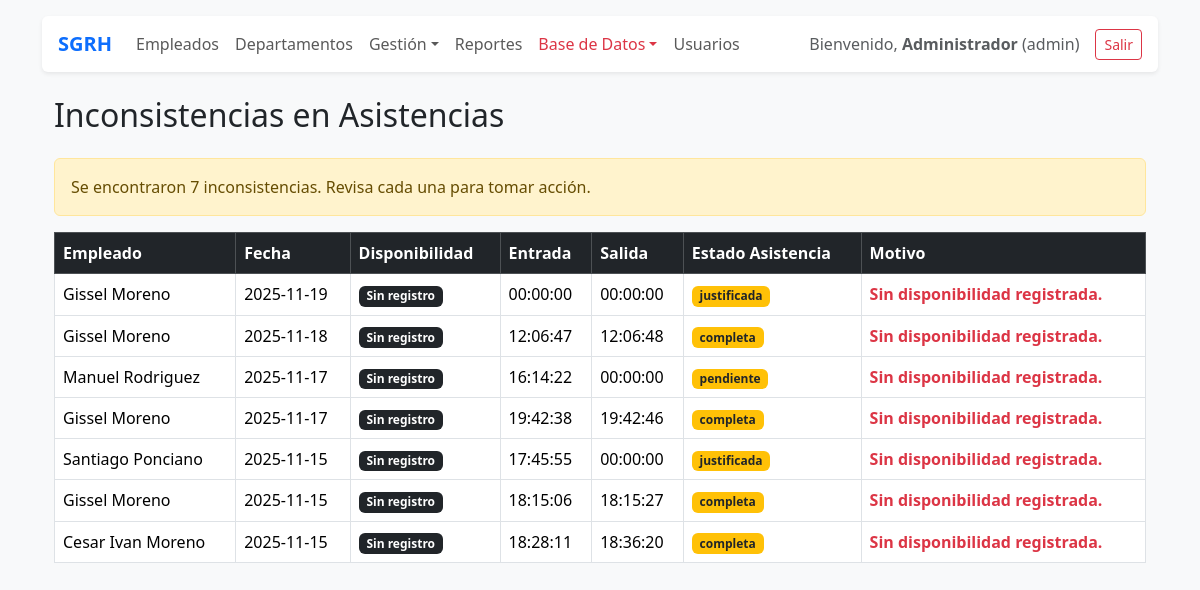
Page /public/?route=asistencias_inconsistencias (signed in) on the earlier database version.
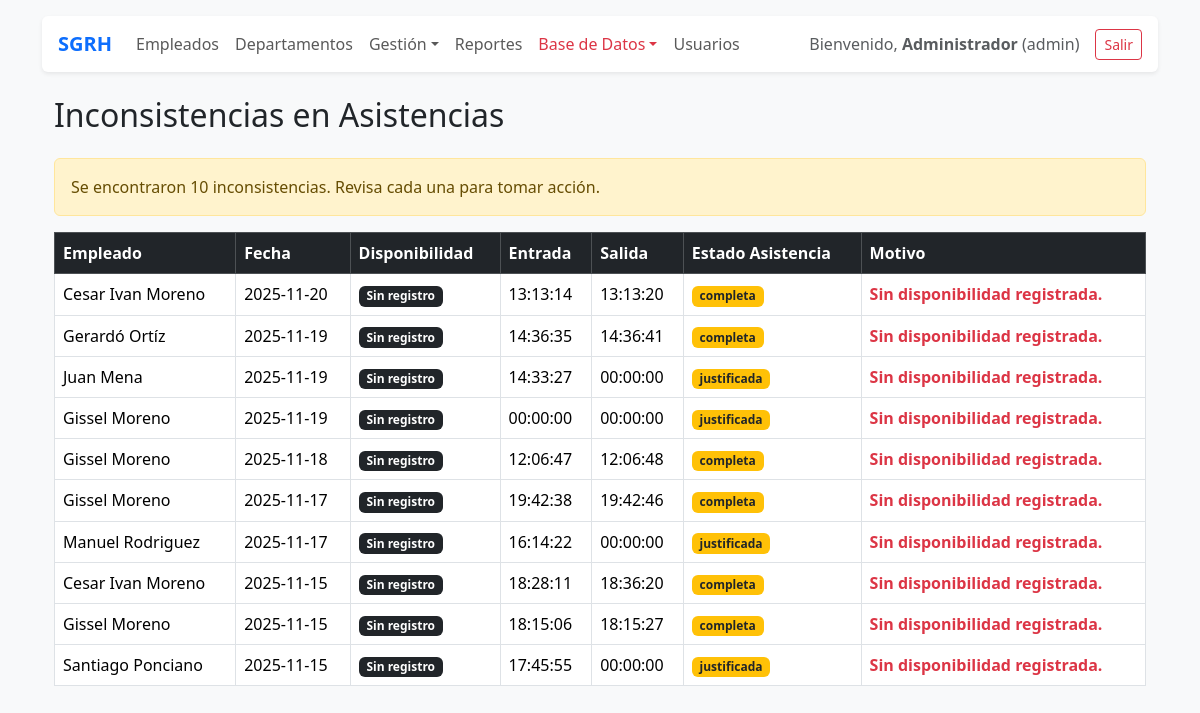
Same page on the later database version.
### tables this page shows
CREATE TABLE `asistencias` (
  `id` int(11) NOT NULL AUTO_INCREMENT,
  `empleado_id` int(11) NOT NULL,
  `fecha` date NOT NULL,
  `hora_entrada` time DEFAULT NULL,
  `hora_salida` time DEFAULT NULL,
  `estado` enum('pendiente','completa','justificada') DEFAULT 'pendiente',
  `created_at` timestamp NOT NULL DEFAULT current_timestamp(),
  `updated_at` timestamp NOT NULL DEFAULT current_timestamp() ON UPDATE current_timestamp(),
  PRIMARY KEY (`id`),
  UNIQUE KEY `uq_asistencia_fecha` (`empleado_id`,`fecha`),
  CONSTRAINT `fk_asistencia_empleado` FOREIGN KEY (`empleado_id`) REFERENCES `empleados` (`id`) ON DELETE CASCADE ON UPDATE CASCADE
);

CREATE TABLE `empleados` (
  `id` int(11) NOT NULL AUTO_INCREMENT,
  `user_id` int(11) NOT NULL,
  `nombre` varchar(100) NOT NULL,
  `apellidos` varchar(150) NOT NULL,
  `genero` enum('masculino','femenino','otro') NOT NULL,
  `correo` varchar(150) NOT NULL,
  `curp` char(18) NOT NULL,
  `puesto` varchar(100) DEFAULT NULL,
  `departamento_id` int(11) NOT NULL,
  `estado` enum('activo','baja') NOT NULL DEFAULT 'activo',
  `created_at` timestamp NOT NULL DEFAULT current_timestamp(),
  `updated_at` timestamp NOT NULL DEFAULT current_timestamp() ON UPDATE current_timestamp(),
  PRIMARY KEY (`id`),
  UNIQUE KEY `correo` (`correo`),
  UNIQUE KEY `curp` (`curp`),
  KEY `fk_empleado_departamento` (`departamento_id`),
  CONSTRAINT `fk_empleado_departamento` FOREIGN KEY (`departamento_id`) REFERENCES `departamentos` (`id`) ON UPDATE CASCADE
);

### app/core/Controller.php (called while the page is built, shortened)
<?php
class Controller {
    protected function view(string $template, array $data = []) {
        extract($data);
        $viewPath = __DIR__ . '/../views/' . $template . '.php';
        include __DIR__ . '/../views/layout/header.php';
        include __DIR__ . '/../views/layout/nav.php';
        include $viewPath;
        include __DIR__ . '/../views/layout/footer.php';
    }
}

### app/controllers/AsistenciaController.php (called while the page is built, shortened)
<?php
class AsistenciaController extends Controller {
    public function inconsistencias() {
        $db = Database::getInstance();
        $sql = "
            SELECT
                a.*,
                e.nombre,
                e.apellidos,
                d.estado AS disponibilidad
            FROM asistencias a
            LEFT JOIN empleados e ON e.id = a.empleado_id
            LEFT JOIN disponibilidades d
                ON d.empleado_id = a.empleado_id
                AND d.fecha = a.fecha
            ORDER BY a.fecha DESC
        ";
        $rows = $db->query($sql)->fetchAll();
        $inconsistencias = [];
        foreach ($rows as $r) {
            if ($r['disponibilidad'] === null) {
                $r['motivo'] = "Sin disponibilidad registrada.";
                $inconsistencias[] = $r;
                continue;
            }
        }
        $this->view('asistencia/inconsistencias', compact('inconsistencias'));
    }
}

### app/views/asistencia/inconsistencias.php (the view)
<?php require_once __DIR__ . '/../layout/header.php'; ?>
<?php require_once __DIR__ . '/../layout/nav.php'; ?>
<div class="container mt-4">
    <h2 class="mb-4">Inconsistencias en Asistencias</h2>
    <?php if (empty($inconsistencias)): ?>
        <div class="alert alert-success">
            No se encontraron inconsistencias. Todo está en orden 👌
        </div>
    <?php else: ?>
    <div class="alert alert-warning">
        Se encontraron <?= count($inconsistencias) ?> inconsistencias.
        Revisa cada una para tomar acción.
    </div>
    <div class="table-responsive">
        <table class="table table-bordered table-hover align-middle">
            <thead class="table-dark">
                <tr>
                    <th>Empleado</th>
                    <th>Fecha</th>
                    <th>Disponibilidad</th>
                    <th>Entrada</th>
                    <th>Salida</th>
                    <th>Estado Asistencia</th>
                    <th>Motivo</th>
                </tr>
            </thead>
            <tbody>
                <?php foreach($inconsistencias as $i): ?>
                    <?php
                        $badgeDisp = [
                            'disponible' => 'success',
                            'ausente' => 'danger',
                            'descanso' => 'secondary',
                            'especial' => 'info'
                        ][$i['disponibilidad']] ?? 'dark';
                    ?>
                    <tr>
                        <td><?= $i['nombre'] . ' ' . $i['apellidos'] ?></td>
                        <td><?= $i['fecha'] ?></td>
                        <td>
                            <span class="badge bg-<?= $badgeDisp ?>">
                                <?= $i['disponibilidad'] ?? 'Sin registro' ?>
                            </span>
                        </td>
                        <td><?= $i['hora_entrada'] ?? '—' ?></td>
                        <td><?= $i['hora_salida'] ?? '—' ?></td>
                        <td>
                            <span class="badge bg-warning text-dark">
                                <?= $i['estado'] ?>
                            </span>
                        </td>
                        <td class="text-danger fw-bold">
                            <?= $i['motivo'] ?>
                        </td>
                    </tr>
                <?php endforeach; ?>
            </tbody>
        </table>
    </div>
    <?php endif; ?>
</div>

Differences in the rows shown:
added asistencias: empleado.nombre "Cesar Ivan", empleado.apellidos "Moreno", fecha "2025-11-20", disponibilidad "Sin registro", hora_entrada "13:13:14", hora_salida "13:13:20", estado "completa", motivo "Sin disponibilidad registrada."
added asistencias: empleado.nombre "Gerardó", empleado.apellidos "Ortíz", fecha "2025-11-19", disponibilidad "Sin registro", hora_entrada "14:36:35", hora_salida "14:36:41", estado "completa", motivo "Sin disponibilidad registrada."
added asistencias: empleado.nombre "Juan", empleado.apellidos "Mena", fecha "2025-11-19", disponibilidad "Sin registro", hora_entrada "14:33:27", hora_salida "00:00:00", estado "justificada", motivo "Sin disponibilidad registrada."
shown differently, row unchanged: asistencias (number 6 of 10 on the later page): moves up the list
changed asistencias "Manuel": estado "pendiente" → "justificada"
shown differently, row unchanged: asistencias (number 8 of 10 on the later page): moves up the list
shown differently, row unchanged: asistencias (number 9 of 10 on the later page): moves down the list
Other differences:
count($inconsistencias): "7" → "10"
